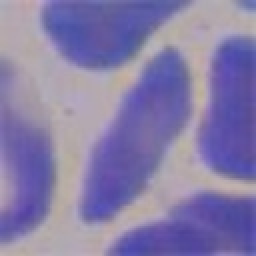
#> input picture ai-backend/cnn_dataset_final/train/sickle/aug_flip_erydb_e_e0030.jpg, 128 x 128 px, found by its file name (shown 2 times larger); its folder holds only this picture in this run
$ python augment_sickle_data.py
#> lines starting #> are read from the running program, lines starting #| are printed output that depends on the picture
"""
Sickle Cell Data Augmentation Engine
Generates 9 augmented variations per original sickle cell image
to increase the Sickle class from ~450 to ~4500 images.
"""
import os
import cv2
import numpy as np
import random
import uuid

sickle_dir = os.path.join("dataset", "train", "Sickle")

if not os.path.exists(sickle_dir):
    print(f"[ERROR] Directory '{sickle_dir}' not found.")
    exit()

valid_exts = ('.jpg', '.png', '.jpeg', '.bmp')
originals = [f for f in os.listdir(sickle_dir) if f.lower().endswith(valid_exts)]
original_count = len(originals)

if original_count == 0:
    print("[ERROR] No images found in Sickle directory.")
    exit()

print("==================================================")
print("  SICKLE CELL DATA AUGMENTATION ENGINE")
print("==================================================")
print(f"  Original Sickle images: {original_count}")
print(f"  Target: ~{original_count * 10} images (9 augments each)")
print("==================================================")


def random_rotation(img):
    """Rotate image by a random angle (0-360)."""
    angle = random.uniform(0, 360)
    h, w = img.shape[:2]
    center = (w // 2, h // 2)
    M = cv2.getRotationMatrix2D(center, angle, 1.0)
    return cv2.warpAffine(img, M, (w, h), borderMode=cv2.BORDER_REFLECT)


def horizontal_flip(img):
    """Flip image horizontally."""
    return cv2.flip(img, 1)


def vertical_flip(img):
    """Flip image vertically."""
    return cv2.flip(img, 0)


def brightness_contrast(img):
    """Randomly adjust brightness and contrast."""
    alpha = random.uniform(0.7, 1.3)  # contrast
    beta = random.randint(-30, 30)     # brightness
    return cv2.convertScaleAbs(img, alpha=alpha, beta=beta)


def zoom_shift(img):
    """Slight random zoom and shift to simulate off-center cells."""
    h, w = img.shape[:2]
    scale = random.uniform(0.85, 1.15)
    shift_x = random.randint(-8, 8)
    shift_y = random.randint(-8, 8)
    M = np.float32([
        [scale, 0, shift_x + (1 - scale) * w / 2],
        [0, scale, shift_y + (1 - scale) * h / 2]
    ])
    return cv2.warpAffine(img, M, (w, h), borderMode=cv2.BORDER_REFLECT)


def gaussian_blur(img):
    """Apply slight Gaussian blur to simulate faint cells."""
    ksize = random.choice([3, 5])
    return cv2.GaussianBlur(img, (ksize, ksize), 0)


def gaussian_noise(img):
    """Add slight Gaussian noise."""
    noise = np.random.normal(0, 10, img.shape).astype(np.int16)
    noisy = np.clip(img.astype(np.int16) + noise, 0, 255).astype(np.uint8)
    return noisy


# Define 9 augmentation pipelines
augment_pipelines = [
    lambda img: random_rotation(img),
    lambda img: horizontal_flip(img),
    lambda img: vertical_flip(img),
    lambda img: brightness_contrast(img),
    lambda img: zoom_shift(img),
    lambda img: gaussian_blur(random_rotation(img)),
    lambda img: brightness_contrast(horizontal_flip(img)),
    lambda img: gaussian_noise(random_rotation(img)),
    lambda img: zoom_shift(brightness_contrast(vertical_flip(img))),
]

augmented_count = 0

for idx, img_name in enumerate(originals, 1):
    img_path = os.path.join(sickle_dir, img_name)
    img = cv2.imread(img_path)
#> img is the input picture: shape (128, 128, 3); mean B, G, R 168.3, 124.7, 134.6
    if img is None:
        continue

    for pipeline in augment_pipelines:
        try:
            aug_img = pipeline(img)
            # Ensure output is 128x128
            aug_img = cv2.resize(aug_img, (128, 128))
            unique_name = f"aug_{uuid.uuid4().hex[:8]}.jpg"
            cv2.imwrite(os.path.join(sickle_dir, unique_name), aug_img)
            augmented_count += 1
        except Exception as e:
            continue
#> this loop made 9 passes
#> pass 1, `aug_img = pipeline(img)`:
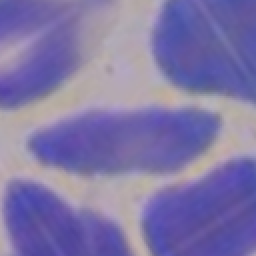
#> aug_img: shape (128, 128, 3) (shown 2 times larger); mean B, G, R 167.4, 118.2, 128.4
#> pass 2, `aug_img = pipeline(img)`:
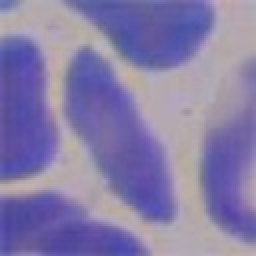
#> aug_img: shape (128, 128, 3) (shown 2 times larger); mean B, G, R 168.3, 124.7, 134.6
#> pass 3, `aug_img = pipeline(img)`:
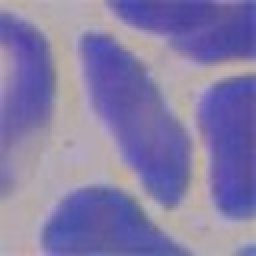
#> aug_img: shape (128, 128, 3) (shown 2 times larger); mean B, G, R 168.3, 124.7, 134.6
#> after the loop, augmented_count = 9

    if idx % 100 == 0:
        print(f"[RUNNING] Processed {idx} / {original_count} originals...")

final_count = len([f for f in os.listdir(sickle_dir) if f.lower().endswith(valid_exts)])
#> final_count = 1

print("\n==================================================")
print("  AUGMENTATION COMPLETE! SUMMARY:")
print("==================================================")
print(f"  Original images: {original_count}")
print(f"  New augmented images: {augmented_count}")
#|   New augmented images: 9
print(f"  Total Sickle images now: {final_count}")
#|   Total Sickle images now: 1
print("==================================================")

$ run again, on ai-backend/cnn_dataset_final/train/sickle/aug_flip_erydb_e_e0103.jpg
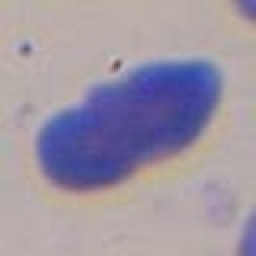
#> input picture ai-backend/cnn_dataset_final/train/sickle/aug_flip_erydb_e_e0103.jpg, 128 x 128 px, found by its file name (shown 2 times larger)
#> img is the input picture: shape (128, 128, 3); mean B, G, R 163.9, 148.7, 157.7
#> the loop `for pipeline in augment_pipelines:` made 9 passes
#> pass 1, `aug_img = pipeline(img)`:
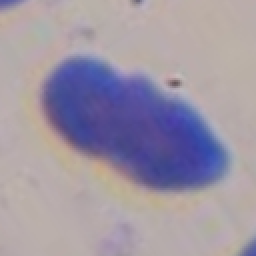
#> aug_img: shape (128, 128, 3) (shown 2 times larger); mean B, G, R 164.1, 149.5, 158.4
#> pass 3, `aug_img = pipeline(img)`:
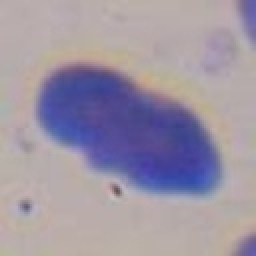
#> aug_img: shape (128, 128, 3) (shown 2 times larger); mean B, G, R 163.9, 148.7, 157.7
#> after the loop `for pipeline in augment_pipelines:`: augmented_count = 9
#> final_count = 1
#|   New augmented images: 9
#|   Total Sickle images now: 1

$ run again, on ai-backend/cnn_dataset_final/train/sickle/aug_flip_erydb_e_e0107.jpg
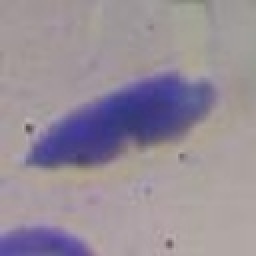
#> input picture ai-backend/cnn_dataset_final/train/sickle/aug_flip_erydb_e_e0107.jpg, 128 x 128 px, found by its file name (shown 2 times larger)
#> img is the input picture: shape (128, 128, 3); mean B, G, R 152.6, 141.3, 150.8
#> the loop `for pipeline in augment_pipelines:` made 9 passes
#> pass 1, `aug_img = pipeline(img)`:
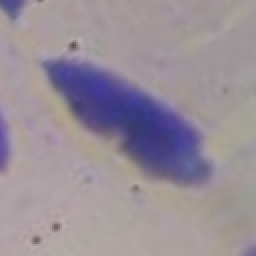
#> aug_img: shape (128, 128, 3) (shown 2 times larger); mean B, G, R 152.7, 142.6, 152.3
#> pass 3, `aug_img = pipeline(img)`:
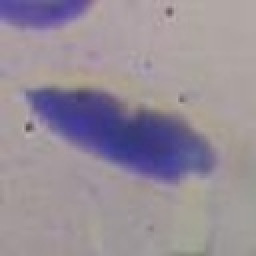
#> aug_img: shape (128, 128, 3) (shown 2 times larger); mean B, G, R 152.6, 141.3, 150.8
#> after the loop `for pipeline in augment_pipelines:`: augmented_count = 9
#> final_count = 1
#|   New augmented images: 9
#|   Total Sickle images now: 1

$ run again, on ai-backend/cnn_dataset_final/train/sickle/aug_flip_erydb_e_e0120.jpg
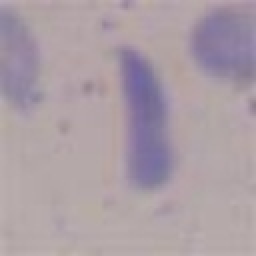
#> input picture ai-backend/cnn_dataset_final/train/sickle/aug_flip_erydb_e_e0120.jpg, 128 x 128 px, found by its file name (shown 2 times larger)
#> img is the input picture: shape (128, 128, 3); mean B, G, R 165.3, 157.5, 171.1
#> the loop `for pipeline in augment_pipelines:` made 9 passes
#> pass 1, `aug_img = pipeline(img)`:
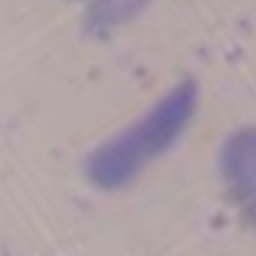
#> aug_img: shape (128, 128, 3) (shown 2 times larger); mean B, G, R 165.6, 158.8, 172.3
#> pass 3, `aug_img = pipeline(img)`:
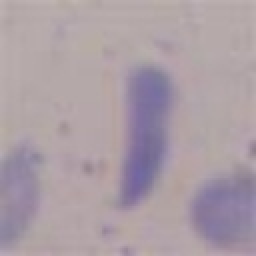
#> aug_img: shape (128, 128, 3) (shown 2 times larger); mean B, G, R 165.3, 157.5, 171.1
#> after the loop `for pipeline in augment_pipelines:`: augmented_count = 9
#> final_count = 1
#|   New augmented images: 9
#|   Total Sickle images now: 1

$ run again, on ai-backend/cnn_dataset_final/train/sickle/aug_flip_erydb_e_e0031.jpg
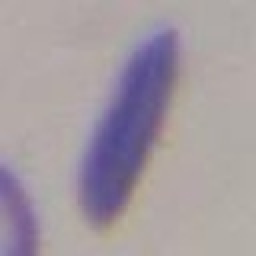
#> input picture ai-backend/cnn_dataset_final/train/sickle/aug_flip_erydb_e_e0031.jpg, 128 x 128 px, found by its file name (shown 2 times larger)
#> img is the input picture: shape (128, 128, 3); mean B, G, R 161.4, 154.1, 163.8
#> the loop `for pipeline in augment_pipelines:` made 9 passes
#> pass 1, `aug_img = pipeline(img)`:
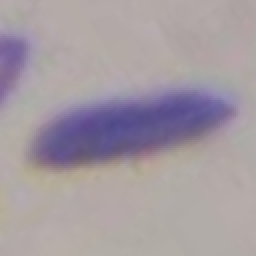
#> aug_img: shape (128, 128, 3) (shown 2 times larger); mean B, G, R 161.6, 154.8, 164.5
#> pass 3, `aug_img = pipeline(img)`:
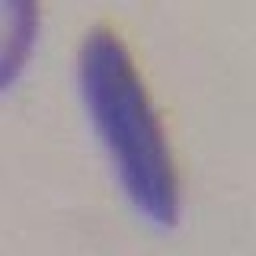
#> aug_img: shape (128, 128, 3) (shown 2 times larger); mean B, G, R 161.4, 154.1, 163.8
#> after the loop `for pipeline in augment_pipelines:`: augmented_count = 9
#> final_count = 1
#|   New augmented images: 9
#|   Total Sickle images now: 1
